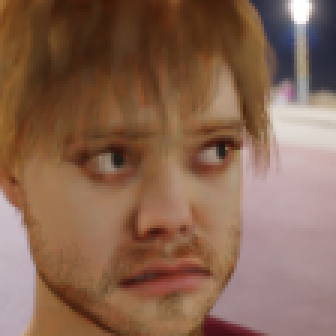
#> input picture development-data-eigenfaces/0/13.png, 112 x 112 px (shown 3 times larger)
$ python -i faceProcessing.py   (imports and definitions only)
#> lines starting #> are read from the running program, lines starting #| are printed output that depends on the picture
import cv2 as cv  # opencv library
import numpy as np
from math import atan, degrees
from urllib.request import urlopen
from urllib.request import Request
from urllib.error import URLError


class FaceCouldNotBeAligned(Exception):
    """
    Raised when the face could not be aligned,
    most probably at some point some features could not be found
    """
    pass


# face and eye detectors
face_cascade = cv.CascadeClassifier('haarcascade_frontalface_default.xml')
eye_cascade = cv.CascadeClassifier('haarcascade_eye.xml')


def detect_face(image, return_cut_out=True):
    """
     locate (the largest) frontal face in the image
    :param image: image in the numpy matrix format (most preferably openCV formats, either a grayscale or BGR)
    :param returnCutOut: bool, specifies if an image should be returned or just the location and size of the face
    :return: based on the returnCutOut parameter, returns either the image of the face or the face's location and size
    """
    # locate faces
    faces = list(face_cascade.detectMultiScale(image))

    # if no face found, raise an error
    if len(faces) == 0:
        raise FaceCouldNotBeAligned("No face was found")

    # sort the faces by width (height should be the same as width)
    # and take the largest face found
    # (to ignore "phantom faces")
    faces.sort(key=lambda a: a[2], reverse=True)
    x, y, w, h = faces[0]

    # if we wish to return the image of the face
    if return_cut_out:
        # cut out the face and return it
        return image[y:y+h, x:x+w]

    # if we wish to find the location of the face, just return those
    return x, y, w, h


def align_face(image):
    """
    extract an aligned face from the image
    :param image: source image
    :return: image of the largest aligned face from the image
    """
    # get the location and size of the largest face
    x, y, w, h = detect_face(image, False)

    # find two largest eyes inside the faces boundaries
    eyeL, eyeR = find_eyes(image, x, x+w, y, y+h)

    # return the cut out of the face from the image rotated so that the eye's centres are on a horizontal line
    return detect_face(rotate(image,
                             degrees(atan((eyeR[1] - eyeL[1]) / (eyeR[0] - eyeL[0]))),
                             ((eyeR[0] + eyeL[0]) / 2, (eyeR[1] + eyeL[1]) / 2)))


def find_eyes(image, minX, maxX, minY, maxY):
    """
    find two largest eyes in the area bound by the (min|max)[XY] parameters
    :param image: source image
    :param minX: left x boundary
    :param maxX: right x boundary
    :param minY: top Y boundary
    :param maxY: bottom Y boundary
    :return: list with the centres of the eyes, where the first on is the left eye and the second is the right eye
    """
    # locate eyes in the image
    eyes = list(eye_cascade.detectMultiScale(image))

    # sort the eyes by size (as there might be some other "ghost eyes" found, we want the largest)
    eyes.sort(key=lambda a: a[2], reverse=True)

    # compute eye centers
    eyes = list(map(lambda eye: (eye[0] + eye[2] // 2, eye[1] + eye[3] // 2), eyes))

    # filter out eyes with their centres outside the boundaries
    eyes = list(filter(lambda eye: (minX <= eye[0] <= maxX) and (minY <= eye[1] <= maxY), eyes))

    # if less than two eyes remain, raise an error
    if len(eyes) < 2:
        raise FaceCouldNotBeAligned("Couldn't find two eyes")

    # discard all but two (biggest, thanks to the sorting) eyes
    eyes = eyes[:2]

    # check that the left eye is first in the list, if not then remedy
    if eyes[0][0] > eyes[1][0]:
        eyes = eyes[::-1]
    return eyes


def rotate(image, angle, point):
    """
    rotate the image by the specified angle around the specified point
    :param image: image to rotate
    :param angle: angle in degrees to rotate by
    :param point: tuple (x, y), the centre point of the rotation
    :return: rotated image
    """
    w, h = image.shape
    return cv.warpAffine(image, cv.getRotationMatrix2D(point, angle, 1), (h, w))


# [87 lines left out: functions fetch_image, resize, create_vector_and_matrix, not called in this run]

>>> import cv2
>>> picture = cv2.imread('development-data-eigenfaces/0/13.png', cv2.IMREAD_GRAYSCALE)
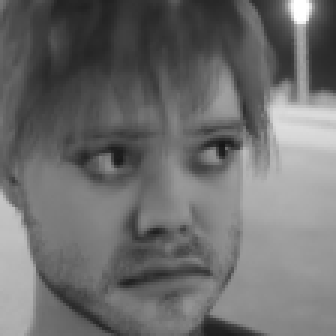
#> picture: shape (112, 112) (shown 3 times larger); min 21, max 255, mean 109
>>> result = align_face(picture)
#> in detect_face, `faces = list(face_cascade.detectMultiScale(image))`: faces = [[13, 19, 86, 86]]
#> in detect_face, `x, y, w, h = faces[0]`: x = 13; y = 19; w = 86
#> in align_face, `x, y, w, h = detect_face(image, False)`: x = 13; y = 19; w = 86
#> in find_eyes, `eyes = list(eye_cascade.detectMultiScale(image))`: eyes = [[59, 37, 27, 27], [23, 40, 26, 26]]
#> in find_eyes, `eyes = list(map(lambda eye: (eye[0] + eye[2] // 2, eye[1] + eye[3] // ..`: eyes = [(72, 50), (36, 53)]
#> in find_eyes, `eyes = eyes[::-1]`: eyes = [(36, 53), (72, 50)]
#> in align_face, `eyeL, eyeR = find_eyes(image, x, x+w, y, y+h)`: eyeL = (36, 53); eyeR = (72, 50)
#> in rotate, `return cv.warpAffine(image, cv.getRotationMatrix2D(point, angle, 1), (..`:
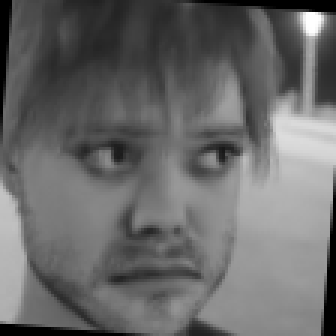
#> returned value: shape (112, 112) (shown 3 times larger); min 0, max 255, mean 104.8
#> call 2 of detect_face, with return_cut_out = True
#> in detect_face (call 2), `faces = list(face_cascade.detectMultiScale(image))`: faces = [[10, 18, 88, 88]]
#> in detect_face (call 2), `x, y, w, h = faces[0]`: x = 10; y = 18; w = 88
#> in detect_face (call 2), `return image[y:y+h, x:x+w]`:
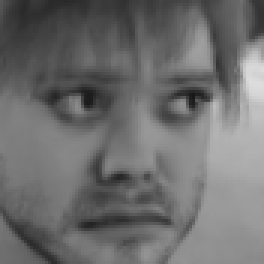
#> returned value: shape (88, 88) (shown 3 times larger); min 24, max 220, mean 109.6

$ run again, on development-data-eigenfaces/0/15.png
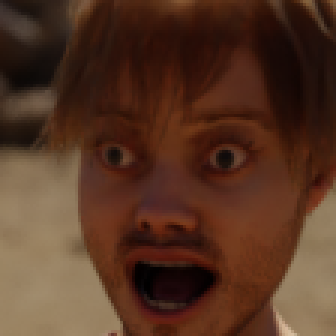
#> input picture development-data-eigenfaces/0/15.png, 112 x 112 px (shown 3 times larger)
#> `picture = cv2.imread('development-data-eigenfaces/0/13.png', cv2.IMREA..`:
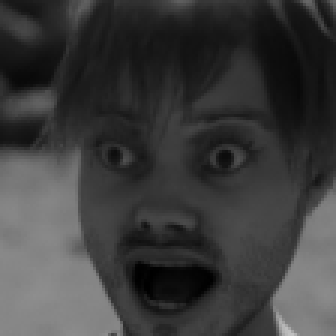
#> picture: shape (112, 112) (shown 3 times larger); min 0, max 192, mean 59.9
#> faces = [[15, 21, 85, 85]]
#> in detect_face, `x, y, w, h = faces[0]`: x = 15; y = 21; w = 85
#> in align_face, `x, y, w, h = detect_face(image, False)`: x = 15; y = 21; w = 85
#> in find_eyes, `eyes = list(eye_cascade.detectMultiScale(image))`: eyes = [[25, 37, 27, 27], [60, 38, 29, 29]]
#> in find_eyes, `eyes = list(map(lambda eye: (eye[0] + eye[2] // 2, eye[1] + eye[3] // ..`: eyes = [(74, 52), (38, 50)]
#> in find_eyes, `eyes = eyes[::-1]`: eyes = [(38, 50), (74, 52)]
#> eyeL = (38, 50); eyeR = (74, 52)
#> faces = [[15, 21, 86, 86]]
#> in detect_face (call 2), `x, y, w, h = faces[0]`: w = 86
#> in detect_face (call 2), `return image[y:y+h, x:x+w]`:
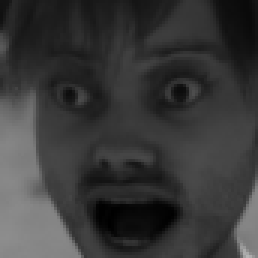
#> returned value: shape (86, 86) (shown 3 times larger); min 0, max 180, mean 56.8

$ run again, on development-data-eigenfaces/0/16.png
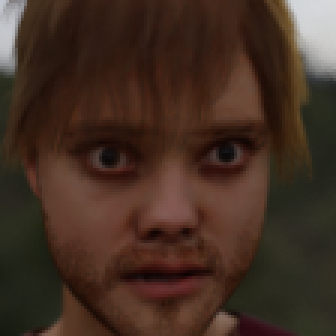
#> input picture development-data-eigenfaces/0/16.png, 112 x 112 px (shown 3 times larger)
#> `picture = cv2.imread('development-data-eigenfaces/0/13.png', cv2.IMREA..`:
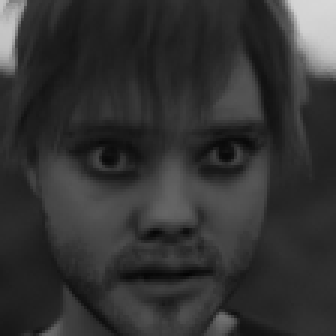
#> picture: shape (112, 112) (shown 3 times larger); min 4, max 216, mean 51
#> faces = [[9, 18, 93, 93]]
#> in detect_face, `x, y, w, h = faces[0]`: x = 9; y = 18; w = 93
#> in align_face, `x, y, w, h = detect_face(image, False)`: x = 9; y = 18; w = 93
#> in find_eyes, `eyes = list(eye_cascade.detectMultiScale(image))`: eyes = [[60, 37, 27, 27], [23, 39, 26, 26]]
#> in find_eyes, `eyes = list(map(lambda eye: (eye[0] + eye[2] // 2, eye[1] + eye[3] // ..`: eyes = [(73, 50), (36, 52)]
#> in find_eyes, `eyes = eyes[::-1]`: eyes = [(36, 52), (73, 50)]
#> eyeL = (36, 52); eyeR = (73, 50)
#> faces = [[9, 19, 91, 91]]
#> in detect_face (call 2), `x, y, w, h = faces[0]`: y = 19; w = 91
#> in detect_face (call 2), `return image[y:y+h, x:x+w]`:
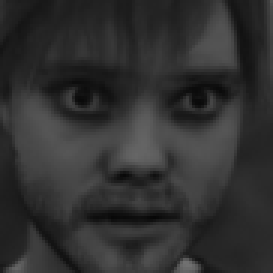
#> returned value: shape (91, 91) (shown 3 times larger); min 7, max 113, mean 48.5

$ run again, on development-data-eigenfaces/0/18.png
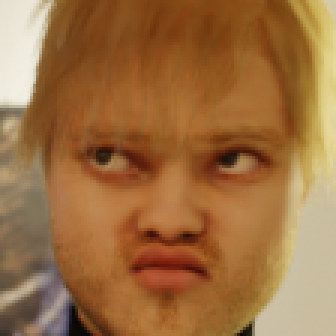
#> input picture development-data-eigenfaces/0/18.png, 112 x 112 px (shown 3 times larger)
#> `picture = cv2.imread('development-data-eigenfaces/0/13.png', cv2.IMREA..`:
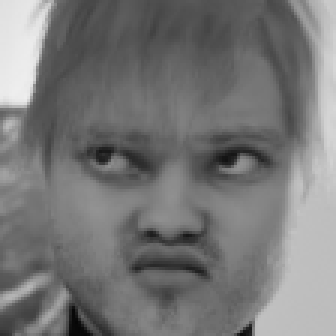
#> picture: shape (112, 112) (shown 3 times larger); min 6, max 238, mean 119
#> faces = [[13, 19, 88, 88]]
#> in detect_face, `x, y, w, h = faces[0]`: x = 13; y = 19; w = 88
#> in align_face, `x, y, w, h = detect_face(image, False)`: x = 13; y = 19; w = 88
#> in find_eyes, `eyes = list(eye_cascade.detectMultiScale(image))`: eyes = [[23, 37, 29, 29], [63, 37, 31, 31]]
#> in find_eyes, `eyes = list(map(lambda eye: (eye[0] + eye[2] // 2, eye[1] + eye[3] // ..`: eyes = [(78, 52), (37, 51)]
#> in find_eyes, `eyes = eyes[::-1]`: eyes = [(37, 51), (78, 52)]
#> eyeL = (37, 51); eyeR = (78, 52)
#> faces = [[15, 19, 88, 88]]
#> in detect_face (call 2), `x, y, w, h = faces[0]`: x = 15
#> in detect_face (call 2), `return image[y:y+h, x:x+w]`:
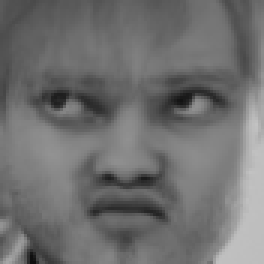
#> returned value: shape (88, 88) (shown 3 times larger); min 14, max 194, mean 111.4
